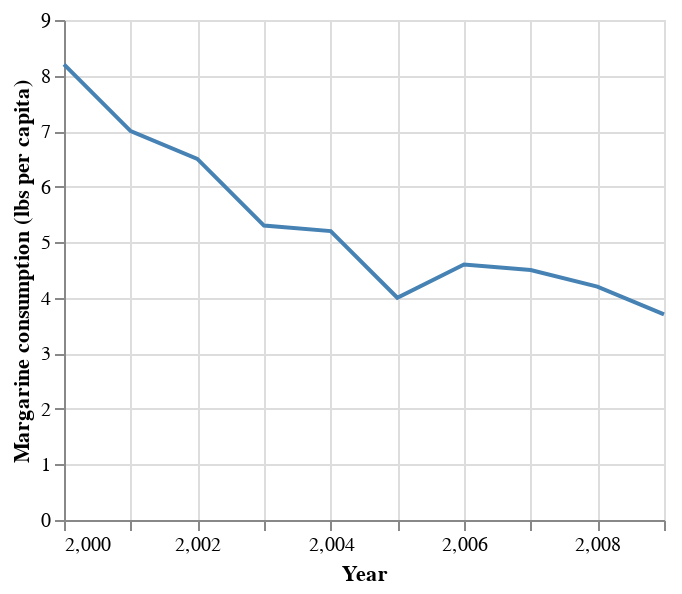

The notebook cell this image was saved under:
### Code cell
import altair as alt
import pandas as pd


should_have_bought_butter = pd.DataFrame({
    "margarine_consumption": [8.2, 7, 6.5, 5.3, 5.2, 4, 4.6, 4.5, 4.2, 3.7],
    "maine_divorce_rate": [5, 4.7, 4.6, 4.4, 4.3, 4.1, 4.2, 4.2, 4.2, 4.1],
    "Year": [2000, 2001, 2002, 2003, 2004, 2005, 2006, 2007, 2008, 2009]
})

marg_vs_time = alt.Chart(should_have_bought_butter).mark_line(color="steelblue").encode(
    x=alt.X('Year', title='Year'),
    y=alt.Y("margarine_consumption",
        title = "Margarine consumption (lbs per capita)")
).properties(
    height=250
)


divorce_rate_vs_time = marg_vs_time.mark_line(color="coral").encode(
    y=alt.Y("maine_divorce_rate")
        .title("Divorce rate in Maine (per 1000")
        .scale(zero=False)
)

(marg_vs_time | divorce_rate_vs_time).properties(
    title="Divorce rate in Maine correlates with margarine consumption"
)
marg_vs_time

### Figure 1 — Vega-Lite specification as saved in the notebook (floating-point values rounded to 4 significant figures)
{"config": {"view": {"continuousWidth": 300, "continuousHeight": 300}}, "data": {"name": "data-25072f28f10ccc5583a0116cece5cca2"}, "mark": {"type": "line", "color": "steelblue"}, "encoding": {"x": {"field": "Year", "title": "Year", "type": "quantitative"}, "y": {"field": "margarine_consumption", "title": "Margarine consumption (lbs per capita)", "type": "quantitative"}}, "height": 250, "$schema": "https://vega.github.io/schema/vega-lite/v5.15.1.json", "datasets": {"data-25072f28f10ccc5583a0116cece5cca2": [{"margarine_consumption": 8.2, "maine_divorce_rate": 5.0, "Year": 2000}, {"margarine_consumption": 7.0, "maine_divorce_rate": 4.7, "Year": 2001}, {"margarine_consumption": 6.5, "maine_divorce_rate": 4.6, "Year": 2002}, {"margarine_consumption": 5.3, "maine_divorce_rate": 4.4, "Year": 2003}, {"margarine_consumption": 5.2, "maine_divorce_rate": 4.3, "Year": 2004}, {"margarine_consumption": 4.0, "maine_divorce_rate": 4.1, "Year": 2005}, {"margarine_consumption": 4.6, "maine_divorce_rate": 4.2, "Year": 2006}, {"margarine_consumption": 4.5, "maine_divorce_rate": 4.2, "Year": 2007}, {"margarine_consumption": 4.2, "maine_divorce_rate": 4.2, "Year": 2008}, {"margarine_consumption": 3.7, "maine_divorce_rate": 4.1, "Year": 2009}]}}
